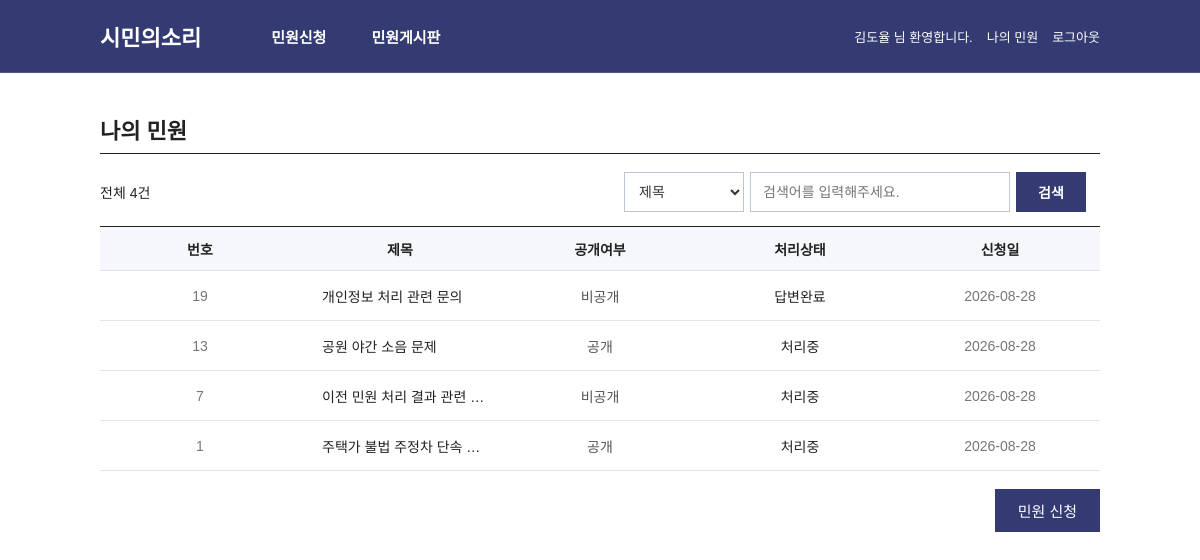
/inquiry/my.php (signed in), run on the app's committed database.
### tables this page shows
CREATE TABLE inquiry (
    id BIGINT AUTO_INCREMENT PRIMARY KEY,
    user_id BIGINT NOT NULL,

    title VARCHAR(50) NOT NULL,
    content TEXT NOT NULL,

    answer TEXT NULL,
    answered_by BIGINT NULL,
    answered_at DATETIME NULL,

    visibility ENUM('PUBLIC', 'PRIVATE')
        NOT NULL DEFAULT 'PUBLIC',

    status ENUM('RECEIVED', 'COMPLETED')
        NOT NULL DEFAULT 'RECEIVED',

    created_at TIMESTAMP DEFAULT CURRENT_TIMESTAMP,

    FOREIGN KEY (user_id)
        REFERENCES users(id)
        ON DELETE CASCADE,

    FOREIGN KEY (answered_by)
        REFERENCES users(id)
)
DEFAULT;

### src/inquiry/getmyList.php (called while the page is built, shortened)
<?php
require_once __DIR__ . '/../db.php';
$userId = $_SESSION['user_id'];
$sql = "
    SELECT
        id,
        title,
        visibility,
        status,
        created_at
    FROM inquiry
    WHERE user_id = '" . $userId . "'
";
$sql .= " ORDER BY id DESC";
$result = $pdo->query($sql);
$inquiries = $result->fetchAll(PDO::FETCH_ASSOC);

### inquiry/my.php (the view, shortened to what this page needs)
<?php
require_once __DIR__ . '/../src/inquiry/getMyList.php';
function getStatusText($status)
{
    if ($status === 'RECEIVED') {
        return '처리중';
    }
    if ($status === 'COMPLETED') {
        return '답변완료';
    }
    return $status;
}
?>
<!DOCTYPE html>
<html lang="ko">
<head>
    <link
        rel="stylesheet"
        href="/assets/css/common.css"
    >
    <link
        rel="stylesheet"
        href="/assets/css/inquiry.css"
    >
</head>
<body>
<?php
require_once __DIR__
    . '/../components/header.php';
?>
<main class="inquiry-container">
    <div class="inquiry-header">
        <h2>나의 민원</h2>
    </div>
<div class="inquiry-list-toolbar">
    <div class="inquiry-list-info">
        전체 <?= count($inquiries) ?>건
    </div>
    <?php require __DIR__ . '/../components/inquirySearch.php'; ?>
</div>
    <table class="inquiry-table">
        <colgroup>
            <col class="col-number">
            <col class="col-title">
            <col class="col-applicant">
            <col class="col-status">
            <col class="col-date">
        </colgroup>
        <thead>
        <tr>
            <th>번호</th>
            <th>제목</th>
            <th>공개여부</th>
            <th>처리상태</th>
            <th>신청일</th>
        </tr>
        </thead>
        <tbody>
        <?php if (empty($inquiries)): ?>
            <tr>
                <td
                    colspan="5"
                    class="empty-row"
                >
                    신청한 민원이 없습니다.
                </td>
            </tr>
        <?php else: ?>
            <?php foreach ($inquiries as $inquiry): ?>
                <tr>
                    <td class="number">
                        <?= $inquiry['id'] ?>
                    </td>
                    <td class="title">
                        <a
                            href="/inquiry/detail.php?id=<?= $inquiry['id'] ?>"
                        >
                            <?= htmlspecialchars($inquiry['title']) ?>
                        </a>
                    </td>
                    <td class="applicant">
                        <?php if (
                            $inquiry['visibility'] === 'PUBLIC'
                        ): ?>
                            공개
                        <?php else: ?>
                            비공개
                        <?php endif; ?>
                    </td>
                    <td class="status">
                        <?= getStatusText(
                            $inquiry['status']
                        ) ?>
                    </td>
                    <td class="date">
                        <?= date(
                            'Y-m-d',
                            strtotime($inquiry['created_at'])
                        ) ?>
                    </td>
                </tr>
            <?php endforeach; ?>
        <?php endif; ?>
        </tbody>
    </table>
    <div class="list-button-area">
        <a
            href="/inquiry/write.php"
            class="write-btn"
        >
            민원 신청
        </a>
    </div>
</main>
</body>
</html>

### assets/css/common.css (style rules this page uses)
* { box-sizing: border-box; }
body { margin: 0; font-family: Arial, "Noto Sans KR", sans-serif; color: #222; background: #fff; }

### assets/css/inquiry.css (style rules this page uses)
* { box-sizing: border-box; }
body { margin: 0; font-family: Arial, "Noto Sans KR", sans-serif; color: #222; background: #fff; }
.inquiry-container { width: 1000px; margin: 40px auto; }
.inquiry-header { border-bottom: 1px solid #222; margin-bottom: 0; }
.inquiry-header h2 { display: inline-block; margin: 0; padding-bottom: 8px; font-size: 22px; }
.inquiry-list-info { margin: 18px 0 10px; font-size: 14px; color: #222; }
.inquiry-table { width: 100%; border-collapse: collapse; table-layout: fixed; border-top: 1px solid #222; }
.inquiry-table thead { background: #f5f7fa; }
.inquiry-table th { height: 44px; padding: 0 12px; border-bottom: 1px solid #dfe3e8; font-size: 14px; font-weight: bold; text-align: center; }
.inquiry-table td { height: 50px; padding: 0 12px; border-bottom: 1px solid #e4e4e4; font-size: 14px; vertical-align: middle; }
.inquiry-table .number { width: 9%; text-align: center; color: #777; }
.inquiry-table .title { width: 47%; padding-left: 22px; text-align: left; }
.inquiry-table .title a { display: block; overflow: hidden; color: #222; text-decoration: none; white-space: nowrap; text-overflow: ellipsis; }
.inquiry-table .applicant { width: 14%; text-align: center; color: #555; }
.inquiry-table .status { width: 14%; text-align: center; }
.inquiry-table .date { width: 16%; text-align: center; color: #777; }
.list-button-area { display: flex; justify-content: flex-end; margin-top: 18px; }
.write-btn { display: inline-block; padding: 11px 23px; background: #343a72; color: white; font-size: 15px; text-decoration: none; }
.inquiry-list-toolbar { display: flex; align-items: center; justify-content: space-between; margin: 18px 0 14px; }
.inquiry-list-info { margin: 0; font-size: 14px; color: #222; }

### data on the page
inquiry: id "19", title "개인정보 처리 관련 문의", visibility "비공개", status "답변완료", created_at "2026-08-28"
inquiry: id "13", title "공원 야간 소음 문제", visibility "공개", status "처리중", created_at "2026-08-28"
inquiry: id "7", title "이전 민원 처리 결과 관련…", visibility "비공개", status "처리중", created_at "2026-08-28"
inquiry: id "1", title "주택가 불법 주정차 단속…", visibility "공개", status "처리중", created_at "2026-08-28"

### other printed values
$_SESSION['name'] "김도율"
count($inquiries) "4"
